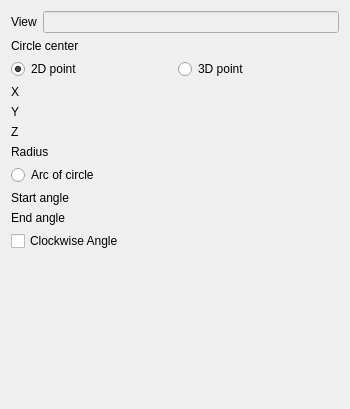
<?xml version="1.0" encoding="UTF-8"?>
<ui version="4.0">
 <class>TechDrawGui::TaskCosmeticCircle</class>
 <widget class="QWidget" name="TechDrawGui::TaskCosmeticCircle">
  <property name="geometry">
   <rect>
    <x>0</x>
    <y>0</y>
    <width>350</width>
    <height>409</height>
   </rect>
  </property>
  <property name="sizePolicy">
   <sizepolicy hsizetype="Fixed" vsizetype="MinimumExpanding">
    <horstretch>0</horstretch>
    <verstretch>0</verstretch>
   </sizepolicy>
  </property>
  <property name="minimumSize">
   <size>
    <width>250</width>
    <height>0</height>
   </size>
  </property>
  <property name="windowTitle">
   <string>Cosmetic Circle</string>
  </property>
  <layout class="QVBoxLayout" name="verticalLayout">
   <item>
    <layout class="QGridLayout" name="gridLayout">
     <item row="0" column="0">
      <widget class="QLabel" name="label_4">
       <property name="text">
        <string>View</string>
       </property>
      </widget>
     </item>
     <item row="0" column="1">
      <widget class="QLineEdit" name="le_View">
       <property name="enabled">
        <bool>false</bool>
       </property>
       <property name="mouseTracking">
        <bool>false</bool>
       </property>
       <property name="focusPolicy">
        <enum>Qt::NoFocus</enum>
       </property>
       <property name="acceptDrops">
        <bool>false</bool>
       </property>
      </widget>
     </item>
    </layout>
   </item>
   <item>
    <layout class="QGridLayout" name="gridLayout_2">
     <item row="1" column="0">
      <widget class="QRadioButton" name="rb2d1">
       <property name="toolTip">
        <string>Treats the center point as a 2D point within the parent view. The Z coordinate is ignored.</string>
       </property>
       <property name="text">
        <string>2D point</string>
       </property>
       <property name="checked">
        <bool>true</bool>
       </property>
       <property name="autoExclusive">
        <bool>true</bool>
       </property>
      </widget>
     </item>
     <item row="1" column="1">
      <widget class="QRadioButton" name="rb3d1">
       <property name="toolTip">
        <string>Treats the center point as a 3D point and project it onto the parent view</string>
       </property>
       <property name="text">
        <string>3D point</string>
       </property>
       <property name="autoExclusive">
        <bool>true</bool>
       </property>
      </widget>
     </item>
     <item row="0" column="0">
      <widget class="QLabel" name="label_8">
       <property name="text">
        <string>Circle center</string>
       </property>
      </widget>
     </item>
    </layout>
   </item>
   <item>
    <layout class="QGridLayout" name="gridLayout_3" columnstretch="1,4">
     <item row="0" column="0">
      <widget class="QLabel" name="label">
       <property name="text">
        <string notr="true">X</string>
       </property>
      </widget>
     </item>
     <item row="0" column="1">
      <widget class="Gui::QuantitySpinBox" name="qsbCenterX" native="true">
       <property name="unit" stdset="0">
        <string notr="true"/>
       </property>
      </widget>
     </item>
     <item row="1" column="0">
      <widget class="QLabel" name="label_2">
       <property name="text">
        <string notr="true">Y</string>
       </property>
      </widget>
     </item>
     <item row="1" column="1">
      <widget class="Gui::QuantitySpinBox" name="qsbCenterY" native="true">
       <property name="unit" stdset="0">
        <string notr="true"/>
       </property>
      </widget>
     </item>
     <item row="2" column="0">
      <widget class="QLabel" name="label_3">
       <property name="text">
        <string notr="true">Z</string>
       </property>
      </widget>
     </item>
     <item row="2" column="1">
      <widget class="Gui::QuantitySpinBox" name="qsbCenterZ" native="true">
       <property name="unit" stdset="0">
        <string notr="true"/>
       </property>
      </widget>
     </item>
    </layout>
   </item>
   <item>
    <layout class="QGridLayout" name="gridLayout_4" columnstretch="1,4">
     <item row="0" column="0">
      <widget class="QLabel" name="label_9">
       <property name="text">
        <string>Radius</string>
       </property>
      </widget>
     </item>
     <item row="0" column="1">
      <widget class="Gui::QuantitySpinBox" name="qsbRadius" native="true">
       <property name="unit" stdset="0">
        <string notr="true"/>
       </property>
       <property name="minimum" stdset="0">
        <double>0.000000000000000</double>
       </property>
       <property name="rawValue" stdset="0">
        <double>10.000000000000000</double>
       </property>
      </widget>
     </item>
    </layout>
   </item>
   <item>
    <layout class="QGridLayout" name="gridLayout_5" columnstretch="1,0">
     <item row="1" column="1">
      <widget class="Gui::QuantitySpinBox" name="qsbStartAngle" native="true">
       <property name="toolTip">
        <string>Start angle (conventional) of arc in degrees.</string>
       </property>
       <property name="unit" stdset="0">
        <string notr="true"/>
       </property>
      </widget>
     </item>
     <item row="2" column="0">
      <widget class="QLabel" name="label_6">
       <property name="text">
        <string>End angle</string>
       </property>
      </widget>
     </item>
     <item row="3" column="0">
      <widget class="QCheckBox" name="cbClockwise">
       <property name="toolTip">
        <string>Creates an arc from start angle to end angle in a clockwise direction</string>
       </property>
       <property name="text">
        <string>Clockwise Angle</string>
       </property>
      </widget>
     </item>
     <item row="2" column="1">
      <widget class="Gui::QuantitySpinBox" name="qsbEndAngle" native="true">
       <property name="toolTip">
        <string>End angle (conventional) of arc in degrees</string>
       </property>
       <property name="unit" stdset="0">
        <string notr="true"/>
       </property>
      </widget>
     </item>
     <item row="1" column="0">
      <widget class="QLabel" name="label_5">
       <property name="text">
        <string>Start angle</string>
       </property>
      </widget>
     </item>
     <item row="0" column="0">
      <widget class="QRadioButton" name="rbArc">
       <property name="toolTip">
        <string>Uses angles and create a circular arc</string>
       </property>
       <property name="text">
        <string>Arc of circle</string>
       </property>
      </widget>
     </item>
    </layout>
   </item>
   <item>
    <spacer name="verticalSpacer">
     <property name="orientation">
      <enum>Qt::Vertical</enum>
     </property>
     <property name="sizeHint" stdset="0">
      <size>
       <width>20</width>
       <height>40</height>
      </size>
     </property>
    </spacer>
   </item>
  </layout>
 </widget>
 <customwidgets>
  <customwidget>
   <class>Gui::QuantitySpinBox</class>
   <extends>QWidget</extends>
   <header>Gui/QuantitySpinBox.h</header>
  </customwidget>
 </customwidgets>
 <resources/>
 <connections/>
</ui>
